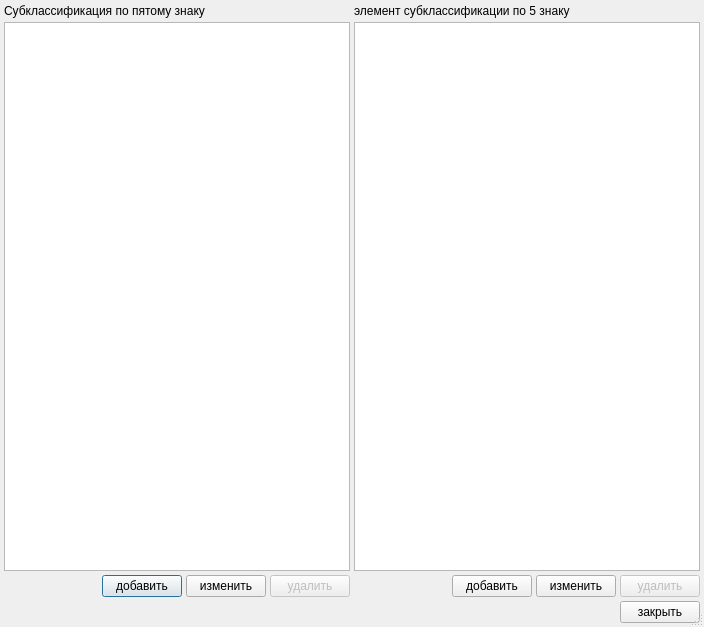
<?xml version="1.0" encoding="UTF-8"?>
<ui version="4.0">
 <class>MKBSubclassEditorDialog</class>
 <widget class="QDialog" name="MKBSubclassEditorDialog">
  <property name="geometry">
   <rect>
    <x>0</x>
    <y>0</y>
    <width>704</width>
    <height>627</height>
   </rect>
  </property>
  <property name="windowTitle">
   <string>Субклассификация по пятому знаку</string>
  </property>
  <property name="sizeGripEnabled">
   <bool>true</bool>
  </property>
  <layout class="QGridLayout">
   <property name="margin">
    <number>4</number>
   </property>
   <property name="spacing">
    <number>4</number>
   </property>
   <item row="0" column="0">
    <layout class="QVBoxLayout">
     <property name="spacing">
      <number>4</number>
     </property>
     <item>
      <widget class="QLabel" name="label">
       <property name="text">
        <string>Субклассификация по пятому знаку</string>
       </property>
      </widget>
     </item>
     <item>
      <widget class="CTableView" name="tblSubclass"/>
     </item>
     <item>
      <layout class="QHBoxLayout">
       <property name="spacing">
        <number>4</number>
       </property>
       <item>
        <spacer>
         <property name="orientation">
          <enum>Qt::Horizontal</enum>
         </property>
         <property name="sizeHint" stdset="0">
          <size>
           <width>40</width>
           <height>20</height>
          </size>
         </property>
        </spacer>
       </item>
       <item>
        <widget class="QPushButton" name="btnAdd">
         <property name="text">
          <string>добавить</string>
         </property>
        </widget>
       </item>
       <item>
        <widget class="QPushButton" name="btnEdit">
         <property name="text">
          <string>изменить</string>
         </property>
        </widget>
       </item>
       <item>
        <widget class="QPushButton" name="btnDel">
         <property name="enabled">
          <bool>false</bool>
         </property>
         <property name="text">
          <string>удалить</string>
         </property>
        </widget>
       </item>
      </layout>
     </item>
    </layout>
   </item>
   <item row="0" column="1">
    <layout class="QVBoxLayout">
     <property name="spacing">
      <number>4</number>
     </property>
     <item>
      <widget class="QLabel" name="label_2">
       <property name="text">
        <string>элемент субклассификации по 5 знаку</string>
       </property>
      </widget>
     </item>
     <item>
      <widget class="CTableView" name="tblSubclass_Item"/>
     </item>
     <item>
      <layout class="QHBoxLayout">
       <property name="spacing">
        <number>4</number>
       </property>
       <item>
        <spacer>
         <property name="orientation">
          <enum>Qt::Horizontal</enum>
         </property>
         <property name="sizeHint" stdset="0">
          <size>
           <width>40</width>
           <height>20</height>
          </size>
         </property>
        </spacer>
       </item>
       <item>
        <widget class="QPushButton" name="btnAdd_Item">
         <property name="text">
          <string>добавить</string>
         </property>
        </widget>
       </item>
       <item>
        <widget class="QPushButton" name="btnEdit_Item">
         <property name="text">
          <string>изменить</string>
         </property>
        </widget>
       </item>
       <item>
        <widget class="QPushButton" name="btnDel_Item">
         <property name="enabled">
          <bool>false</bool>
         </property>
         <property name="text">
          <string>удалить</string>
         </property>
        </widget>
       </item>
      </layout>
     </item>
    </layout>
   </item>
   <item row="1" column="0" colspan="2">
    <layout class="QHBoxLayout">
     <property name="spacing">
      <number>4</number>
     </property>
     <item>
      <spacer>
       <property name="orientation">
        <enum>Qt::Horizontal</enum>
       </property>
       <property name="sizeHint" stdset="0">
        <size>
         <width>40</width>
         <height>20</height>
        </size>
       </property>
      </spacer>
     </item>
     <item>
      <widget class="QPushButton" name="btnClose">
       <property name="text">
        <string>закрыть</string>
       </property>
      </widget>
     </item>
    </layout>
   </item>
  </layout>
 </widget>
 <customwidgets>
  <customwidget>
   <class>CTableView</class>
   <extends>QTableView</extends>
   <header>library/TableView.h</header>
  </customwidget>
 </customwidgets>
 <resources/>
 <connections/>
</ui>
